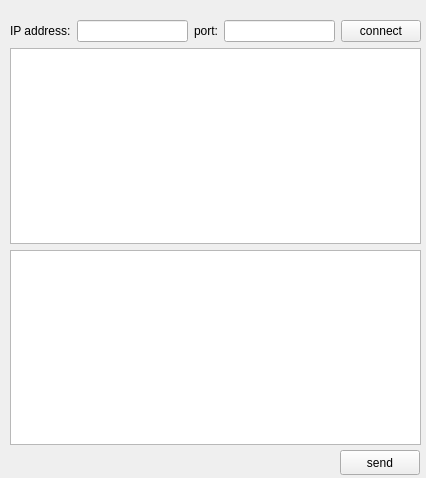
<?xml version="1.0" encoding="UTF-8"?>
<ui version="4.0">
 <class>Client</class>
 <widget class="QWidget" name="Client">
  <property name="geometry">
   <rect>
    <x>0</x>
    <y>0</y>
    <width>426</width>
    <height>478</height>
   </rect>
  </property>
  <property name="windowTitle">
   <string>Form</string>
  </property>
  <widget class="QPushButton" name="client_send_button">
   <property name="geometry">
    <rect>
     <x>340</x>
     <y>450</y>
     <width>80</width>
     <height>25</height>
    </rect>
   </property>
   <property name="text">
    <string>send</string>
   </property>
  </widget>
  <widget class="QWidget" name="">
   <property name="geometry">
    <rect>
     <x>10</x>
     <y>20</y>
     <width>411</width>
     <height>425</height>
    </rect>
   </property>
   <layout class="QVBoxLayout" name="verticalLayout">
    <item>
     <layout class="QHBoxLayout" name="horizontalLayout">
      <item>
       <widget class="QLabel" name="client_address_label">
        <property name="text">
         <string>IP address:</string>
        </property>
       </widget>
      </item>
      <item>
       <widget class="QLineEdit" name="client_address_edit"/>
      </item>
      <item>
       <widget class="QLabel" name="client_port_label">
        <property name="text">
         <string>port:</string>
        </property>
       </widget>
      </item>
      <item>
       <widget class="QLineEdit" name="client_port_edit"/>
      </item>
      <item>
       <widget class="QPushButton" name="client_connect_button">
        <property name="text">
         <string>connect</string>
        </property>
       </widget>
      </item>
     </layout>
    </item>
    <item>
     <widget class="QTextEdit" name="client_recvmsg_edit"/>
    </item>
    <item>
     <widget class="QTextEdit" name="client_sendmsg_edit"/>
    </item>
   </layout>
  </widget>
 </widget>
 <resources/>
 <connections/>
</ui>
